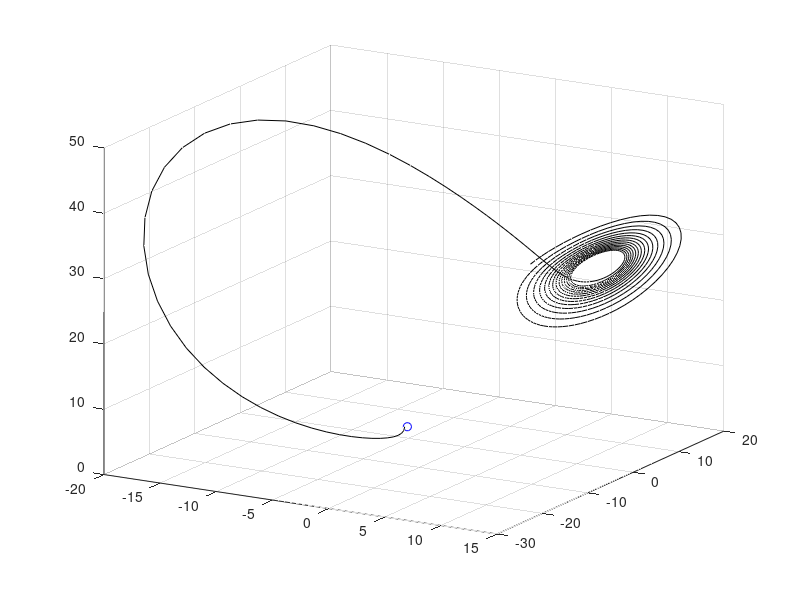

Reproduce this figure in MATLAB. (Note: this script raises an error after producing the figure.)
clc; clear; close all
load('lorenz_test_data_dt_0_01_T_10.mat')
load('x_est_store_w_EKF_file.mat')
load('x_est_store_wo_EKF_file.mat')
test_targets = y_test;
% Define the number of points for the tail
tailLength = 10;

% Define the figure
figure;
hold on;
grid on;

% Plot the static part
plot3(test_targets(:,1), test_targets(:,2), test_targets(:,3), 'k');
view(30,20)

% Initialize the moving parts
h1 = plot3(x_est_store_w_EKF(1,1), x_est_store_w_EKF(2,1), x_est_store_w_EKF(3,1), 'b--o');
h2 = plot3(x_est_store_wo_EKF(1,1), x_est_store_wo_EKF(2,1), x_est_store_wo_EKF(3,1), 'r--o');

legend('$x_{k}$', '$\hat x_{k|k}^{NN-EKF}$', '$\hat x_{k|k}^{NN}$', Location='best', box = 'off', NumColumns=3, Interpreter='latex', fontsize=12)


% Set axis limits
axis([min(test_targets(:,1)) max(test_targets(:,1)) min(test_targets(:,2)) max(test_targets(:,2)) min(test_targets(:,3)) max(test_targets(:,3))]);

% Prepare for GIF creation
filename = '3D_animation.gif';
frameDelay = 0.01;

for k = 1:length(test_targets)
    % Update the data for the tails and markers
    set(h1, 'XData', x_est_store_w_EKF(1, max(1,k-tailLength):k), ...
            'YData', x_est_store_w_EKF(2, max(1,k-tailLength):k), ...
            'ZData', x_est_store_w_EKF(3, max(1,k-tailLength):k));
        
    set(h2, 'XData', x_est_store_wo_EKF(1, max(1,k-tailLength):k), ...
            'YData', x_est_store_wo_EKF(2, max(1,k-tailLength):k), ...
            'ZData', x_est_store_wo_EKF(3, max(1,k-tailLength):k));

    % Draw the updated plot
    drawnow;

    % Capture the frame
    frame = getframe(gcf);
    img = frame2im(frame);
    [imind, cm] = rgb2ind(img, 256);

    % Write to the GIF File
    if k == 1
        imwrite(imind, cm, filename, 'gif', 'Loopcount', inf, 'DelayTime', frameDelay);
    else
        imwrite(imind, cm, filename, 'gif', 'WriteMode', 'append', 'DelayTime', frameDelay);
    end
end
